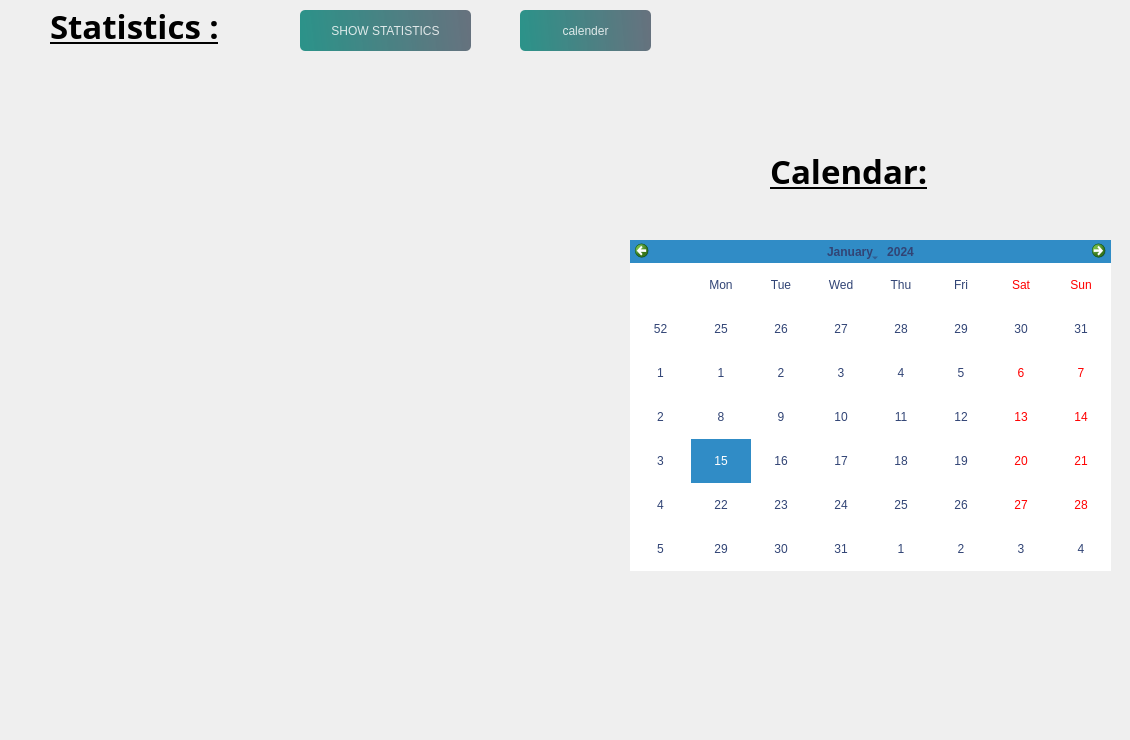
          <widget class="QWidget" name="page">
           <widget class="QLabel" name="label_79">
            <property name="geometry">
             <rect>
              <x>50</x>
              <y>0</y>
              <width>241</width>
              <height>51</height>
             </rect>
            </property>
            <property name="font">
             <font>
              <family>Segoe UI Variable Display Semib</family>
              <pointsize>25</pointsize>
              <italic>false</italic>
              <bold>true</bold>
              <underline>true</underline>
             </font>
            </property>
            <property name="text">
             <string>Statistics :</string>
            </property>
           </widget>
           <widget class="QWidget" name="statistics" native="true">
            <property name="geometry">
             <rect>
              <x>0</x>
              <y>60</y>
              <width>1121</width>
              <height>671</height>
             </rect>
            </property>
            <widget class="QFrame" name="frameStatistics">
             <property name="geometry">
              <rect>
               <x>10</x>
               <y>10</y>
               <width>611</width>
               <height>641</height>
              </rect>
             </property>
             <property name="frameShape">
              <enum>QFrame::NoFrame</enum>
             </property>
            </widget>
            <widget class="QCalendarWidget" name="calendarWidget">
             <property name="geometry">
              <rect>
               <x>630</x>
               <y>180</y>
               <width>481</width>
               <height>331</height>
              </rect>
             </property>
             <property name="styleSheet">
              <string notr="true">color: rgb(49, 68, 117);
alternate-background-color: rgb(255, 255, 255);
font: 700 12pt &quot;Agency FB&quot;;</string>
             </property>
            </widget>
            <widget class="QLabel" name="label_80">
             <property name="geometry">
              <rect>
               <x>770</x>
               <y>90</y>
               <width>211</width>
               <height>41</height>
              </rect>
             </property>
             <property name="font">
              <font>
               <family>Segoe UI Variable Display Semib</family>
               <pointsize>25</pointsize>
               <italic>false</italic>
               <bold>true</bold>
               <underline>true</underline>
              </font>
             </property>
             <property name="text">
              <string>Calendar:</string>
             </property>
            </widget>
           </widget>
           <widget class="QPushButton" name="showCalendarButton">
            <property name="geometry">
             <rect>
              <x>520</x>
              <y>10</y>
              <width>131</width>
              <height>41</height>
             </rect>
            </property>
            <property name="styleSheet">
             <string notr="true">
#pushButton_21{
color: rgb(0, 0, 0);
}
QPushButton, #pushButton_21{
	background-color: qlineargradient(spread:pad, x1:0, y1:0.505682, x2:1, y2:0.477, stop:0 rgba(11, 131, 120, 219), stop:1 rgba(85, 98, 112, 226));
	color:rgba(255, 255, 255, 210);
	border-radius:5px;
}

QPushButton#pushButton_21:hover{
	background-color: qlineargradient(spread:pad, x1:0, y1:0.505682, x2:1, y2:0.477, stop:0 rgba(150, 123, 111, 219), stop:1 rgba(85, 81, 84, 226));
}

QPushButton#pushButton_21:pressed{
	padding-left:5px;
	padding-top:5px;
	background-color:rgba(150, 123, 111, 255);
}
</string>
            </property>
            <property name="text">
             <string>calender</string>
            </property>
           </widget>
           <widget class="QPushButton" name="pushButton_statistics">
            <property name="geometry">
             <rect>
              <x>300</x>
              <y>10</y>
              <width>171</width>
              <height>41</height>
             </rect>
            </property>
            <property name="styleSheet">
             <string notr="true">
#pushButton_21{
color: rgb(0, 0, 0);
}
QPushButton, #pushButton_21{
	background-color: qlineargradient(spread:pad, x1:0, y1:0.505682, x2:1, y2:0.477, stop:0 rgba(11, 131, 120, 219), stop:1 rgba(85, 98, 112, 226));
	color:rgba(255, 255, 255, 210);
	border-radius:5px;
}

QPushButton#pushButton_21:hover{
	background-color: qlineargradient(spread:pad, x1:0, y1:0.505682, x2:1, y2:0.477, stop:0 rgba(150, 123, 111, 219), stop:1 rgba(85, 81, 84, 226));
}

QPushButton#pushButton_21:pressed{
	padding-left:5px;
	padding-top:5px;
	background-color:rgba(150, 123, 111, 255);
}
</string>
            </property>
            <property name="text">
             <string>SHOW STATISTICS</string>
            </property>
           </widget>
          </widget>
